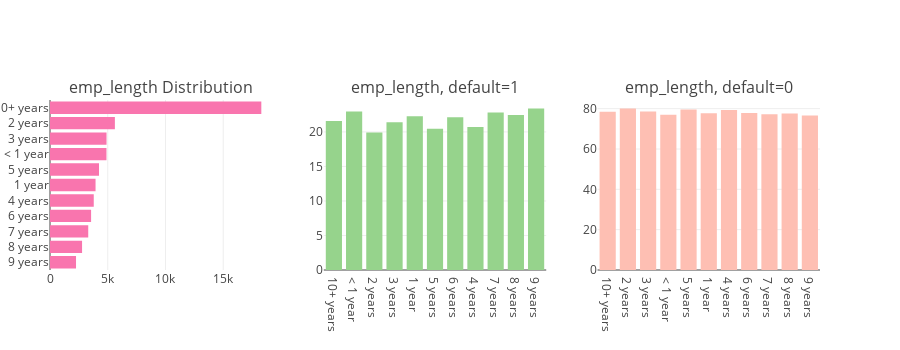

Notebook source saved alongside this figure:
### Code cell
tr0 = bar_hor(app_train, "emp_length", "Distribution of emp_length Variable" ,"#f975ae", w=700, lm=100, return_trace= True)
tr1, tr2 = gp('emp_length', 'Distribution of Default with emp_length')

fig = tools.make_subplots(rows=1, cols=3, print_grid=False, subplot_titles = ["emp_length Distribution" , "emp_length, default=1" ,"emp_length, default=0"])
fig.append_trace(tr0, 1, 1);
fig.append_trace(tr1, 1, 2);
fig.append_trace(tr2, 1, 3);
fig['layout'].update(height=350, showlegend=False, margin=dict(l=50));
iplot(fig);

### Figure 1 — Plotly figure (JSON) as saved in the notebook; plotly's stock layout.template omitted (floating-point values rounded to 4 significant figures)
{"data": [{"marker": {"color": "#f975ae"}, "orientation": "h", "type": "bar", "uid": "072b0c38-d1a9-11e8-ae76-7440bb220e36", "x": [2253, 2777, 3311, 3558, 3788, 3944, 4243, 4890, 4895, 5618, 18298], "xaxis": "x", "y": ["9 years", "8 years", "7 years", "6 years", "4 years", "1 year", "5 years", "< 1 year", "3 years", "2 years", "10+ years"], "yaxis": "y"}, {"marker": {"color": "#96D38C"}, "name": "default : 1", "type": "bar", "uid": "072b0c39-d1a9-11e8-a6b4-7440bb220e36", "x": ["10+ years", "< 1 year", "2 years", "3 years", "1 year", "5 years", "6 years", "4 years", "7 years", "8 years", "9 years"], "xaxis": "x2", "y": [21.57, 22.97, 19.92, 21.39, 22.26, 20.46, 22.12, 20.72, 22.8, 22.43, 23.39], "yaxis": "y2"}, {"marker": {"color": "#FEBFB3"}, "name": "default : 0", "type": "bar", "uid": "072b0c3a-d1a9-11e8-abfe-7440bb220e36", "x": ["10+ years", "2 years", "3 years", "< 1 year", "5 years", "1 year", "4 years", "6 years", "7 years", "8 years", "9 years"], "xaxis": "x3", "y": [78.43, 80.08, 78.61, 77.03, 79.54, 77.74, 79.28, 77.88, 77.2, 77.57, 76.61], "yaxis": "y3"}], "layout": {"annotations": [{"font": {"size": 16}, "showarrow": false, "text": "emp_length Distribution", "x": 0.1444, "xanchor": "center", "xref": "paper", "y": 1, "yanchor": "bottom", "yref": "paper"}, {"font": {"size": 16}, "showarrow": false, "text": "emp_length, default=1", "x": 0.5, "xanchor": "center", "xref": "paper", "y": 1, "yanchor": "bottom", "yref": "paper"}, {"font": {"size": 16}, "showarrow": false, "text": "emp_length, default=0", "x": 0.8556, "xanchor": "center", "xref": "paper", "y": 1, "yanchor": "bottom", "yref": "paper"}], "height": 350, "margin": {"l": 50}, "showlegend": false, "xaxis": {"anchor": "y", "domain": [0, 0.2889]}, "xaxis2": {"anchor": "y2", "domain": [0.3556, 0.6444]}, "xaxis3": {"anchor": "y3", "domain": [0.7111, 1]}, "yaxis": {"anchor": "x", "domain": [0, 1]}, "yaxis2": {"anchor": "x2", "domain": [0, 1]}, "yaxis3": {"anchor": "x3", "domain": [0, 1]}}}
